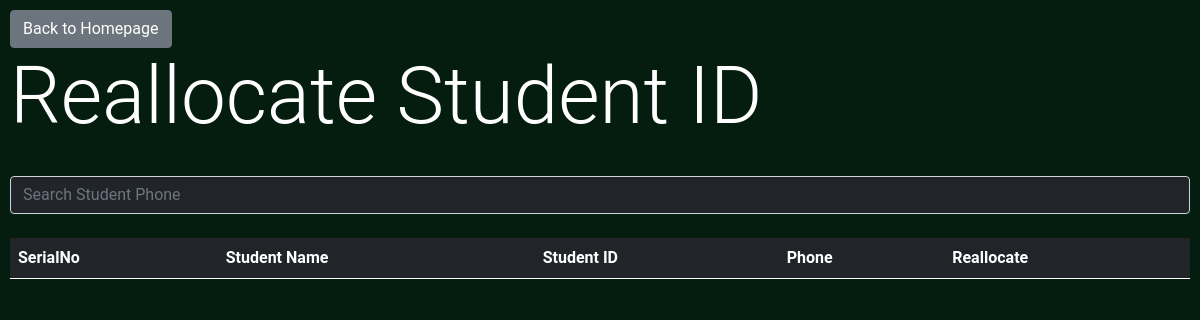
Page /admin/reallocateid (signed in) on the earlier database version.
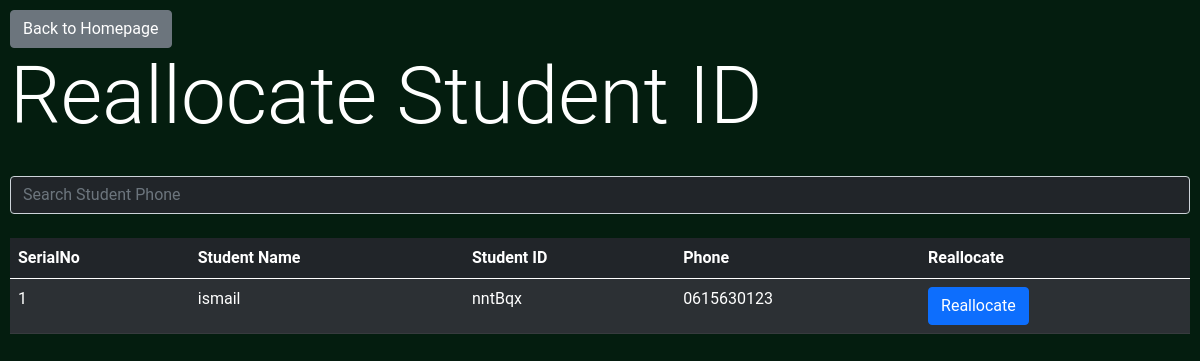
Same page on the later database version.
### BusManager/models.py (models this page shows, shortened)
class StudentModel(db.Model):
	id = db.Column(db.Integer, primary_key=True)
	name = db.Column(db.String)
	phone = db.Column(db.String)
	student_id = db.Column(db.String)
	home_address = db.Column(db.String)
	university = db.relationship('UniversityModel', secondary=university_association, backref=db.backref('students', lazy='dynamic'))
	is_paid = db.Column(db.Boolean)
	utc_last_paid = db.Column(db.DateTime) #UTCTime of Payment.
	location = db.relationship('LocationModel', secondary=student_location_association, backref=db.backref('students', lazy='dynamic'))
	journeys = db.relationship('JourneyModel', backref='student')
	created_on = db.Column(db.DateTime, default=datetime.utcnow)
	phone_verified = db.Column(db.Boolean)
	dob = db.Column(db.DateTime, nullable=True) #DDMMYYYY -> DateTime obj
	picture = db.Column(db.String)
	is_fulltime = db.Column(db.Boolean, nullable=True)
	timings = db.relationship('TimingModel', secondary=student_timing_association, backref=db.backref('students', lazy='dynamic'))
	semester = db.Column(db.String, nullable=True)

### BusManager/admin/routes.py (the view, shortened to what this page needs)
@admin.route('/reallocateid', methods=['GET', 'POST'])
@login_required
def reallocate_student_id():
	lapsed_students = [l.get_student for l in LapsedStudents.query.all()]
	return render_template('reallocate.html', title='Reallocate Student ID', lapsed_students=lapsed_students)

### BusManager/models.py (called while the page is built)
@login_manager.user_loader
def load_user(user_id):
    return AdminUser.query.get(int(user_id))

	@property
	def get_student(self):
		student = StudentModel.query.filter_by(id=self.sid).first()
		return student

### BusManager/templates/reallocate.html (shortened to what this page needs)
{% extends 'bs_layout.html' %}
{% block content %}
<a class="btn btn-secondary" href="{{url_for('admin.admin_home')}}">Back to Homepage</a>
<h1 class='display-1'>Reallocate Student ID</h1>
<br>
<input type="text" id="searchbar" class="form-control bg-dark text-light" placeholder="Search Student Phone" onkeyup="tableFilterer(3)"><br>
<table class="table table-striped table-dark" id="tbl">
  <thead>
    <tr>
    <th scope="col">SerialNo</th>
      <th scope="col">Student Name</th>
	  <th scope="col">Student ID</th>
      <th scope="col">Phone</th>
	  <th scope="col">Reallocate</th>
    </tr>
  </thead>
  <tbody id='tbdy'>
    {% for e in lapsed_students %}
       <tr data-id="{{e['driver'.id]}}">
       <td>{{loop.index}}</td>
        <td>{{e.name}}</td>
        <td>{{e.student_id}}</td>
        <td class='phn'>{{e.phone}}</td>
        <td><button class="btn btn-primary" onclick=Reallocate({{e.id}})>Reallocate</button></td>
      </tr>
    {% endfor %}
  </tbody>
</table>
{% endblock content %}

### BusManager/templates/bs_layout.html (shortened to what this page needs)
<!doctype html>
<html lang="en">
  <head>
    <link href="https://cdn.jsdelivr.net/npm/bootstrap@5.0.0-beta1/dist/css/bootstrap.min.css" rel="stylesheet">
<link rel="stylesheet" href="{{url_for('static', filename='main.css')}}">
  </head>
  <body>
	{% block content %}
	{% endblock content %}
  </body>
</html>

### BusManager/static/main.css (style rules this page uses)
body { background-color: rgb(4, 29, 15); color: white; padding: 10px; font-family: 'Roboto', sans-serif; }

Differences in the rows shown:
now on this page (row edited): StudentModel: name "ismail", student_id "nntBqx", phone "0615630123"
